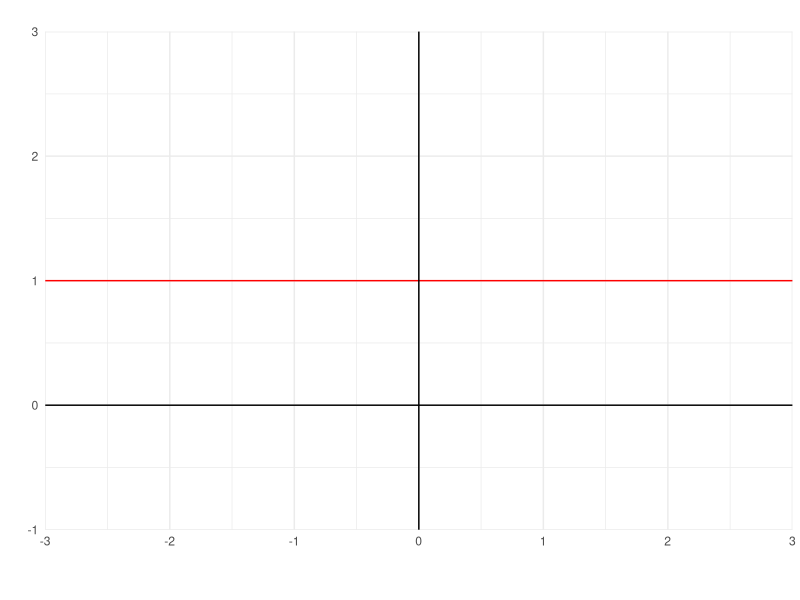
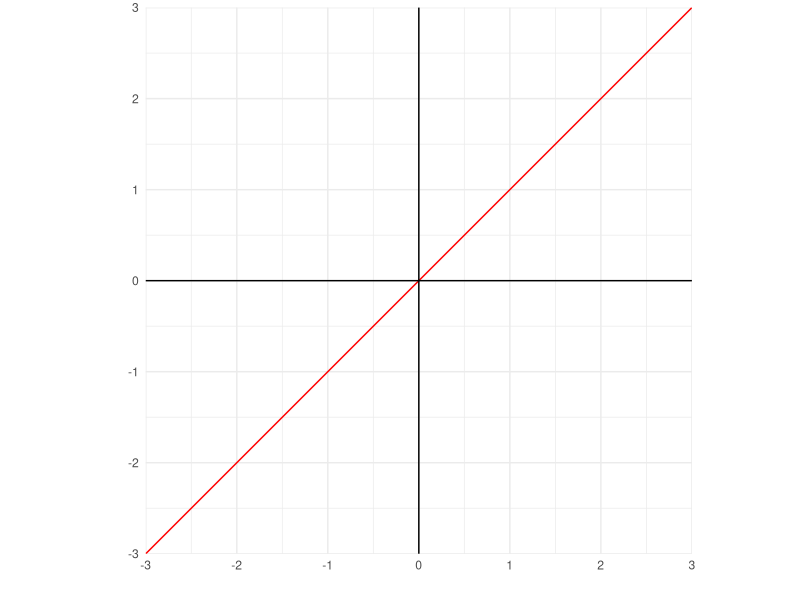
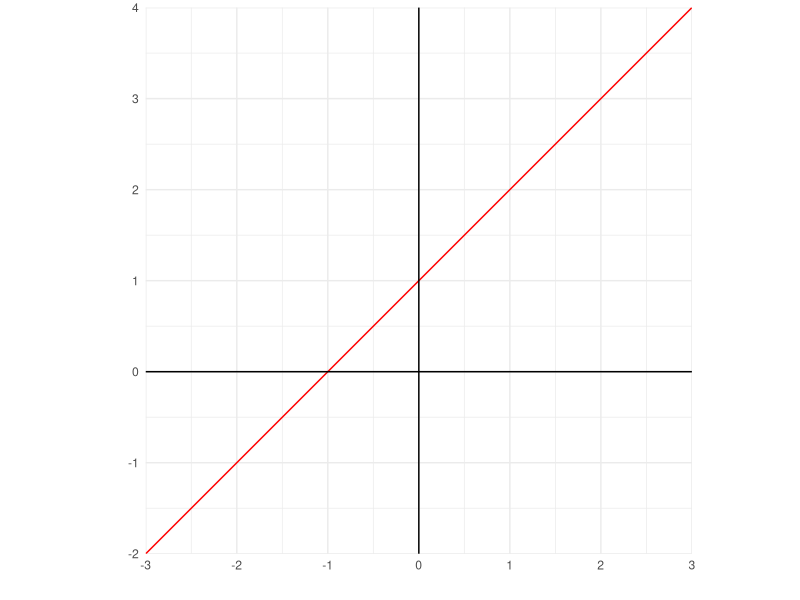
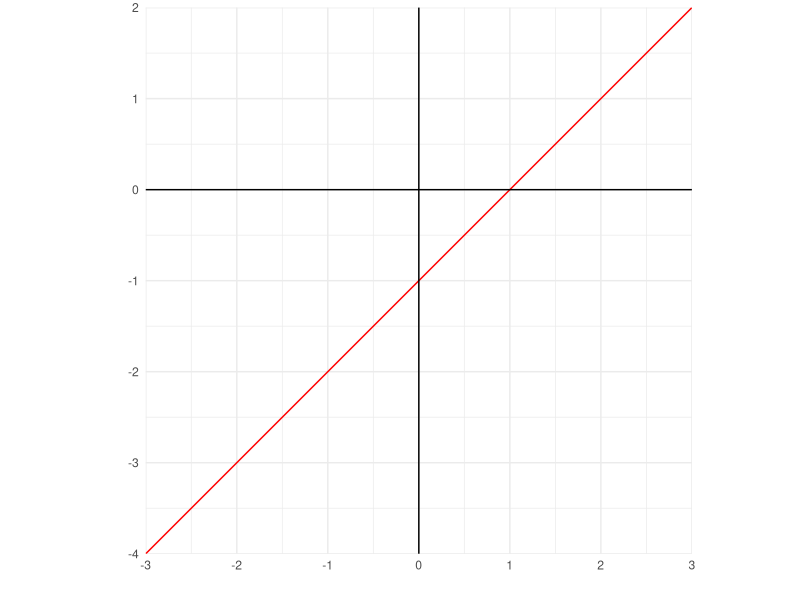
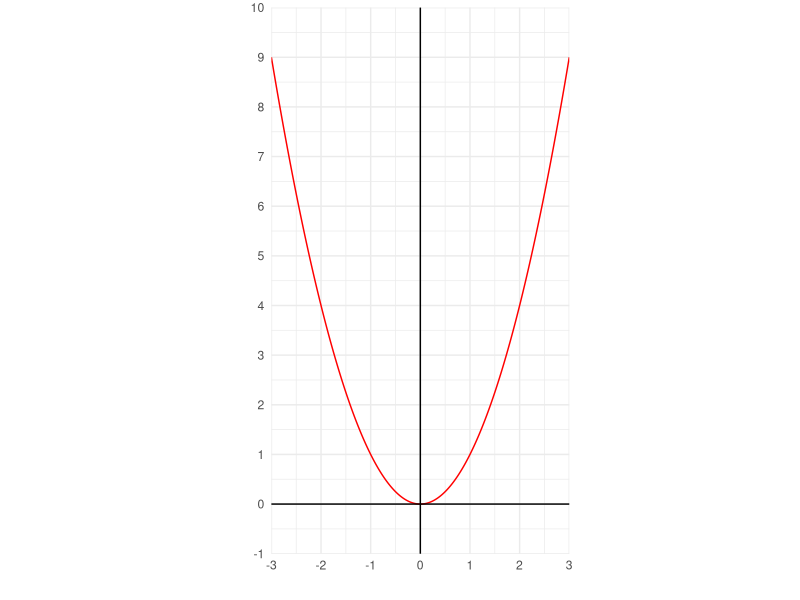
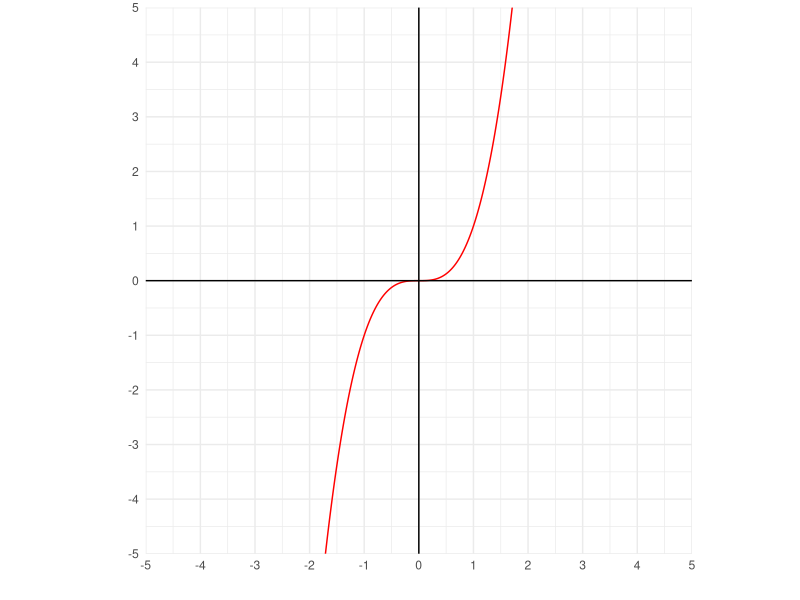
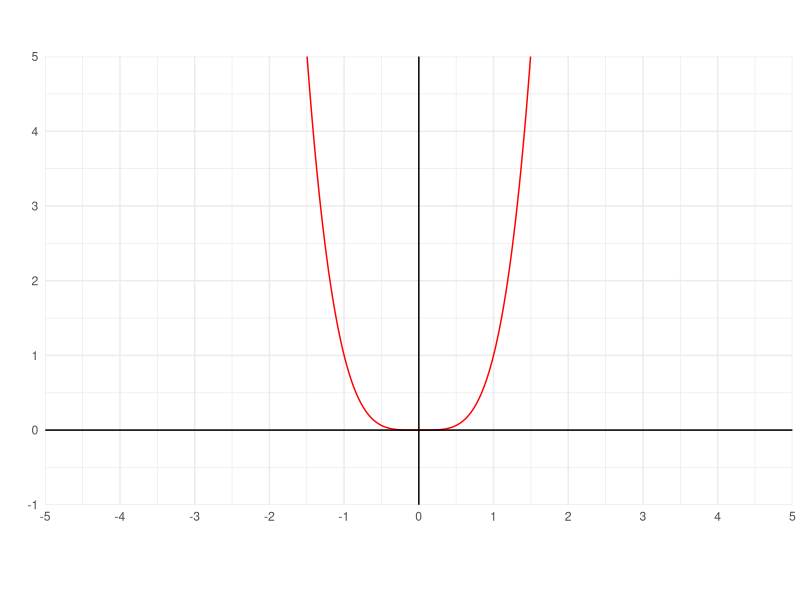
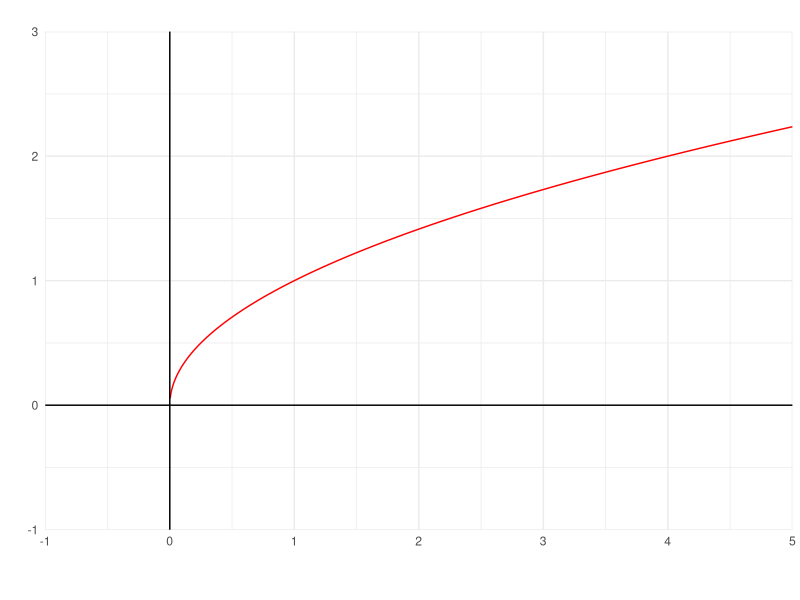

Reproduce these figures in R, in order.
## ---- chunk 1
library(ggplot2)
## ---- chunk 2
plot_line <- function(function_name,
                      x_start = -3,
                      x_end = 3,
                      y_start = NULL,
                      y_end = NULL,
                      step = 1){
  range_total <- x_start:x_end
  
  breaks_range_x <- seq(x_start, x_end, by = step)
  

  

  grafico <- ggplot(data.frame(x = range_total)) +
    aes(x = x) +
    coord_fixed(expand = FALSE,
                    ylim = c(y_start, y_end)) +

    stat_function(fun = function_name, color = "red", n = 1000)  +
    geom_hline(yintercept = 0, col = "black") +
    geom_vline(xintercept = 0, col = "black") +
    scale_x_continuous(breaks = breaks_range_x) + 
    theme_minimal() +
    labs(x = "", y = "") 
  
  
  
    if(!is.null(y_start)){
    breaks_range_y <- seq(y_start, y_end, by = step)
    
    grafico <-  grafico + scale_y_continuous(breaks = breaks_range_y)
    }
  
  grafico
}
## ---- chunk 3
plot_line(~1, y_start = -1, y_end = 3)
## ---- chunk 4
plot_line(function(x) x)
## ---- chunk 5
plot_line(function(x) x + 1)
## ---- chunk 6
plot_line(function(x) x - 1)
## ---- chunk 7
# TO DO!
# function_5 <- function(x){
#   if(x <= 2){
#     return(x + 1)
#   } else {
#     return(x - 1)
#   }
# }
# plot_line(function_5)
## ---- chunk 8
plot_line(function(x) x^2, y_start = -1, y_end = 10)
## ---- chunk 9
plot_line(function(x) x^3, x_start = -5, x_end = 5, y_start = -5, y_end = 5)
## ---- chunk 10
plot_line(function(x) x^4,x_start = -5, x_end = 5, y_start = -1, y_end = 5)
## ---- chunk 11
plot_line(function(x) sqrt(x), x_start =-1, x_end = 5, y_start = -1, y_end = 3)
## ---- chunk 12
plot_line(abs, y_start = -1, y_end = 3)
## ---- chunk 13
plot_line(function(x) 1/x, y_start = -10, y_end = 10, x_start = -10, x_end = 10)
## ---- chunk 14
plot_line(function(x) 1/x^2, y_start = -1, y_end = 10, x_start = -10, x_end = 10)
## ---- chunk 15
plot_line(function(x) 3*x)
## ---- chunk 16
plot_line(function(x) -3*x)
## ---- chunk 17
#| warning: false
plot_line(function(x) 2^x)
## ---- chunk 18
plot_line(function(x) 2^-x)
## ---- chunk 19
plot_line(function(x) x + 1/x^2, 
          x_start = -10, 
          x_end = 10,
          y_start = -10,
          y_end = 10,
          step = 1)
## ---- chunk 20
plot_line(function(x) sin(x), 
          x_start = -10, 
          x_end = 10,
          y_start = -2,
          y_end = 2)
## ---- chunk 21
plot_line(function(x) abs(sin(x)), 
          x_start = -10, 
          x_end = 10,
          y_start = -2,
          y_end = 2)
## ---- chunk 22
plot_line(function(x) cos(x), 
          x_start = -10, 
          x_end = 10,
          y_start = -2,
          y_end = 2)
## ---- chunk 23
# plot_line(function(x) tan(x), 
#           x_start = -10, 
#           x_end = 10,
#           y_start = -10,
#           y_end = 10)
## ---- chunk 24
plot_line(function(x) x * sin(x), 
          x_start = -10, 
          x_end = 10,
          y_start = -10,
          y_end = 10)
## ---- chunk 25
plot_line(function(x) x^2 * sin(x), 
          x_start = -70, 
          x_end = 70,
          y_start = -70,
          y_end = 70, step = 10)
## ---- chunk 26
plot_line(function(x) sin(1/x), 
          x_start = -10, 
          x_end = 10,
          y_start = -2,
          y_end = 2)
## ---- chunk 27
plot_line(function(x) x * sin(1/x), 
          x_start = -10, 
          x_end = 10,
          y_start = -2,
          y_end = 2)
## ---- chunk 28
plot_line(function(x) 1 / sin(x),
          x_start = -50,
          x_end = 50, y_start = -50, y_end = 50, step = 5)
